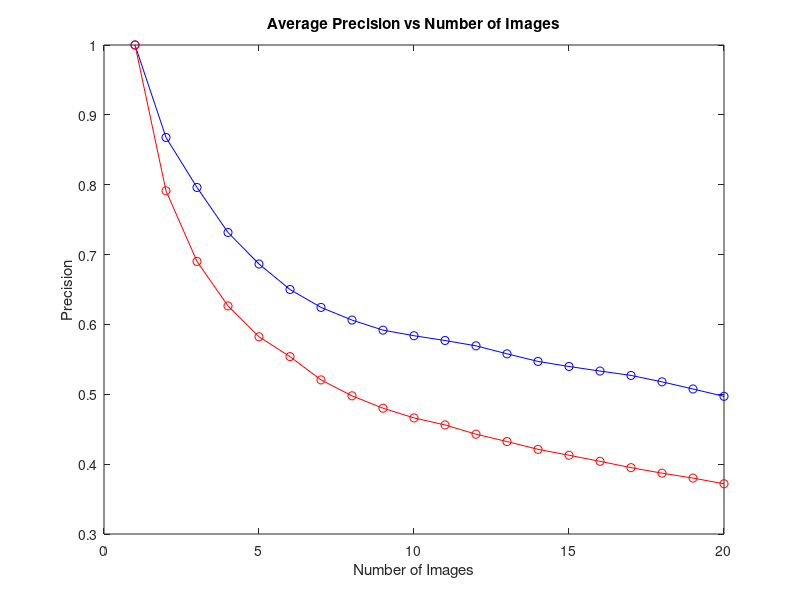
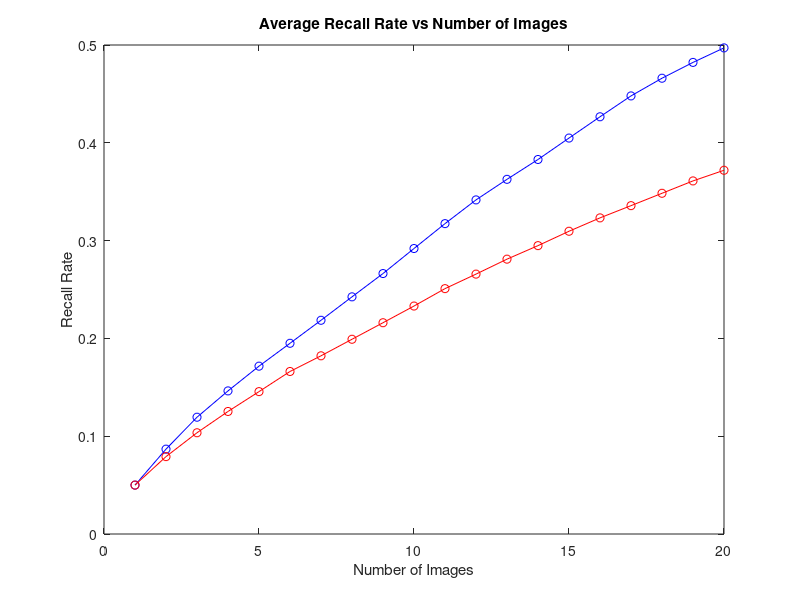
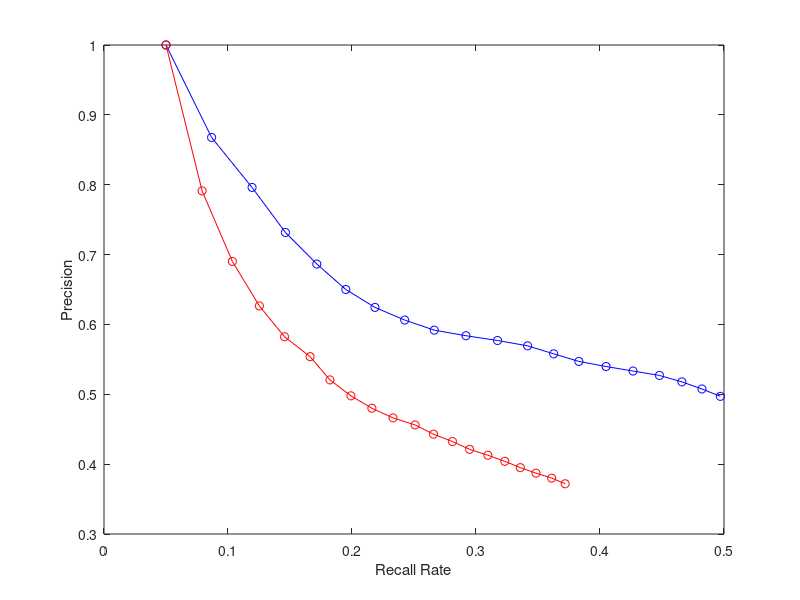

MATLAB code for these plots, in order:
close all; clear; clc;
tic

working_path = 'D:\Documents\MATLAB\DI&VP\Assignment';
cd(working_path);
addpath(pwd);

load('old_database_cbir.mat','database');
databaseOld = database;
load('new_database_cbir.mat','database');
databaseNew = database;


total_prec_old = zeros(340,20);
total_rec_old = zeros(340,20);
total_prec_new = zeros(340,20);
total_rec_new = zeros(340,20);

for z = 1:340
    total_prec_old(z,:) = databaseOld(z).precision;
    total_rec_old(z,:) = databaseOld(z).recall_rate; 
    
    total_prec_new(z,:) = databaseNew(z).precision;
    total_rec_new(z,:) = databaseNew(z).recall_rate;
end


average_prec_old = mean(total_prec_old);
average_rec_old = mean(total_rec_old);

average_prec_new = mean(total_prec_new);
average_rec_new = mean(total_rec_new);

num_Images = 1:20;
figure('Name', 'Average Precision vs Num_images','NumberTitle','off');
plot(num_Images, average_prec_old, 'b-o', num_Images, average_prec_new, 'r-o');
title('Average Precision vs Number of Images')
xlabel('Number of Images')
ylabel('Precision')

figure('Name', 'Average Recall Rate vs Num_Images','NumberTitle','off');
plot(num_Images, average_rec_old, 'b-o', num_Images, average_rec_new, 'r-o');
title('Average Recall Rate vs Number of Images')
xlabel('Number of Images')
ylabel('Recall Rate')

figure('Name', 'Average Precision vs Average Recall Rate','NumberTitle','off');
plot(average_rec_old, average_prec_old, 'b-o', average_rec_new, average_prec_new, 'r-o');
xlabel('Recall Rate')
ylabel('Precision')


toc
